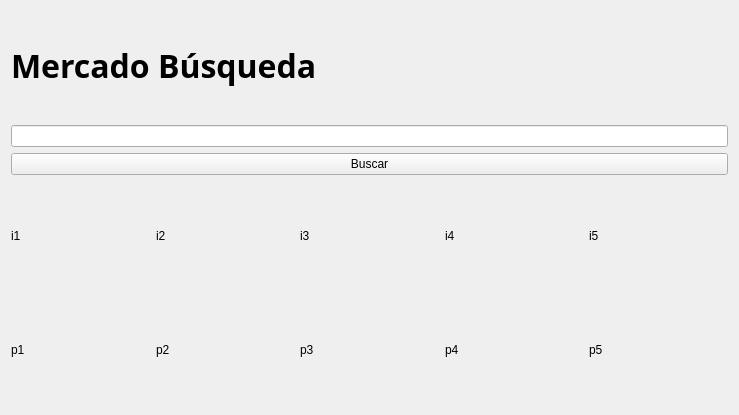
<?xml version="1.0" encoding="UTF-8"?>
<ui version="4.0">
 <class>meli</class>
 <widget class="QWidget" name="meli">
  <property name="geometry">
   <rect>
    <x>0</x>
    <y>0</y>
    <width>739</width>
    <height>415</height>
   </rect>
  </property>
  <property name="windowTitle">
   <string>Form</string>
  </property>
  <layout class="QGridLayout" name="gridLayout">
   <item row="2" column="0">
    <widget class="QPushButton" name="pb_meli">
     <property name="text">
      <string>Buscar</string>
     </property>
    </widget>
   </item>
   <item row="0" column="0">
    <widget class="QLabel" name="l_meli">
     <property name="font">
      <font>
       <family>Segoe UI Black</family>
       <pointsize>24</pointsize>
       <bold>true</bold>
      </font>
     </property>
     <property name="text">
      <string>Mercado Búsqueda</string>
     </property>
    </widget>
   </item>
   <item row="1" column="0">
    <widget class="QLineEdit" name="le_meli"/>
   </item>
   <item row="3" column="0">
    <layout class="QGridLayout" name="imagenes_productos_grid">
     <item row="0" column="0">
      <widget class="QLabel" name="label_imagen_producto_1">
       <property name="enabled">
        <bool>true</bool>
       </property>
       <property name="text">
        <string>i1</string>
       </property>
      </widget>
     </item>
     <item row="0" column="3">
      <widget class="QLabel" name="label_imagen_producto_4">
       <property name="text">
        <string>i4</string>
       </property>
      </widget>
     </item>
     <item row="0" column="1">
      <widget class="QLabel" name="label_imagen_producto_2">
       <property name="text">
        <string>i2</string>
       </property>
      </widget>
     </item>
     <item row="0" column="2">
      <widget class="QLabel" name="label_imagen_producto_3">
       <property name="text">
        <string>i3</string>
       </property>
      </widget>
     </item>
     <item row="0" column="4">
      <widget class="QLabel" name="label_imagen_producto_5">
       <property name="text">
        <string>i5</string>
       </property>
      </widget>
     </item>
    </layout>
   </item>
   <item row="4" column="0">
    <layout class="QGridLayout" name="datos_productos_grid">
     <item row="0" column="2">
      <widget class="QLabel" name="label_producto_3">
       <property name="text">
        <string>p3</string>
       </property>
      </widget>
     </item>
     <item row="0" column="1">
      <widget class="QLabel" name="label_producto_2">
       <property name="text">
        <string>p2</string>
       </property>
      </widget>
     </item>
     <item row="0" column="3">
      <widget class="QLabel" name="label_producto_4">
       <property name="text">
        <string>p4</string>
       </property>
      </widget>
     </item>
     <item row="0" column="0">
      <widget class="QLabel" name="label_producto_1">
       <property name="text">
        <string>p1</string>
       </property>
      </widget>
     </item>
     <item row="0" column="4">
      <widget class="QLabel" name="label_producto_5">
       <property name="text">
        <string>p5</string>
       </property>
      </widget>
     </item>
    </layout>
   </item>
  </layout>
 </widget>
 <resources/>
 <connections/>
</ui>
